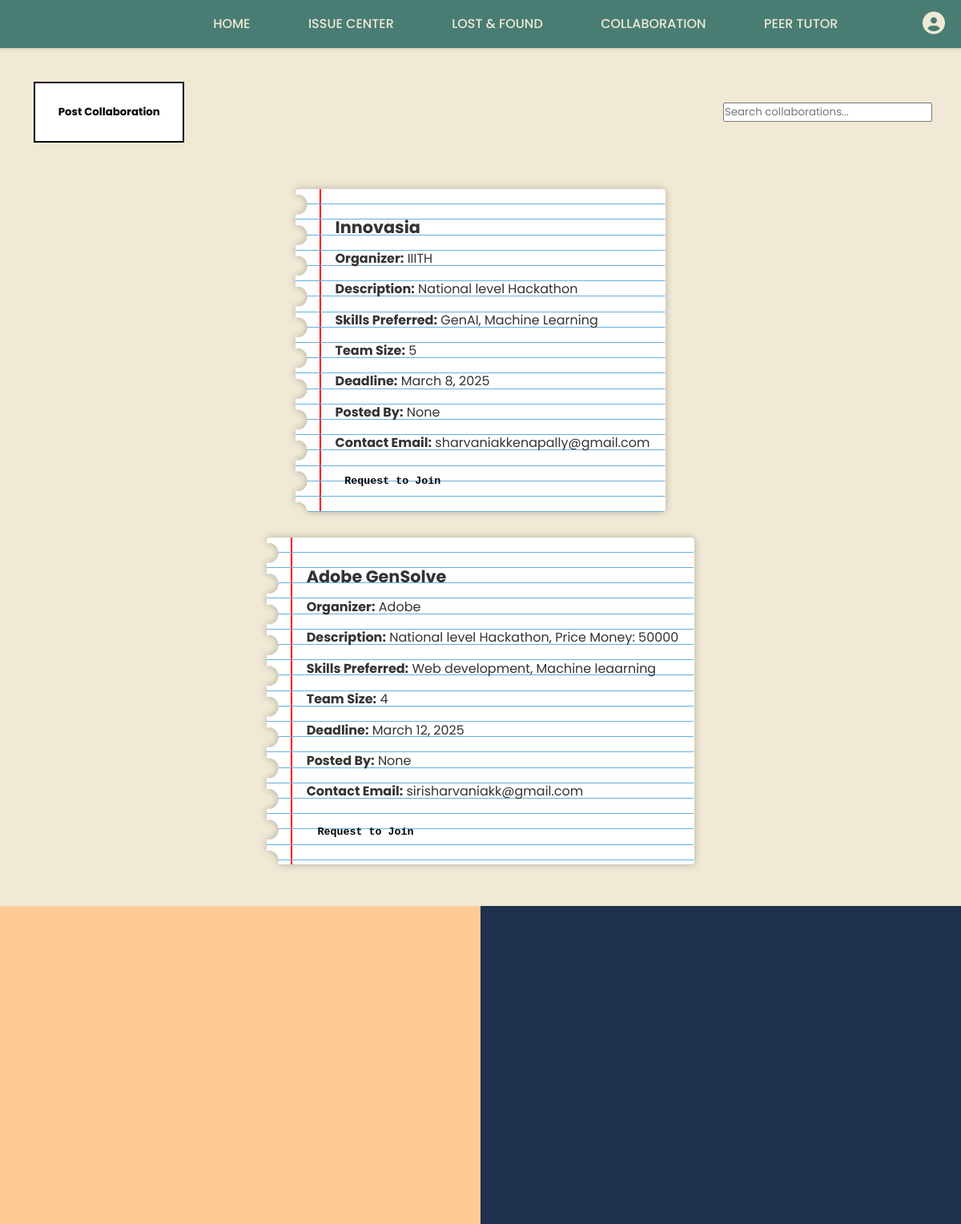
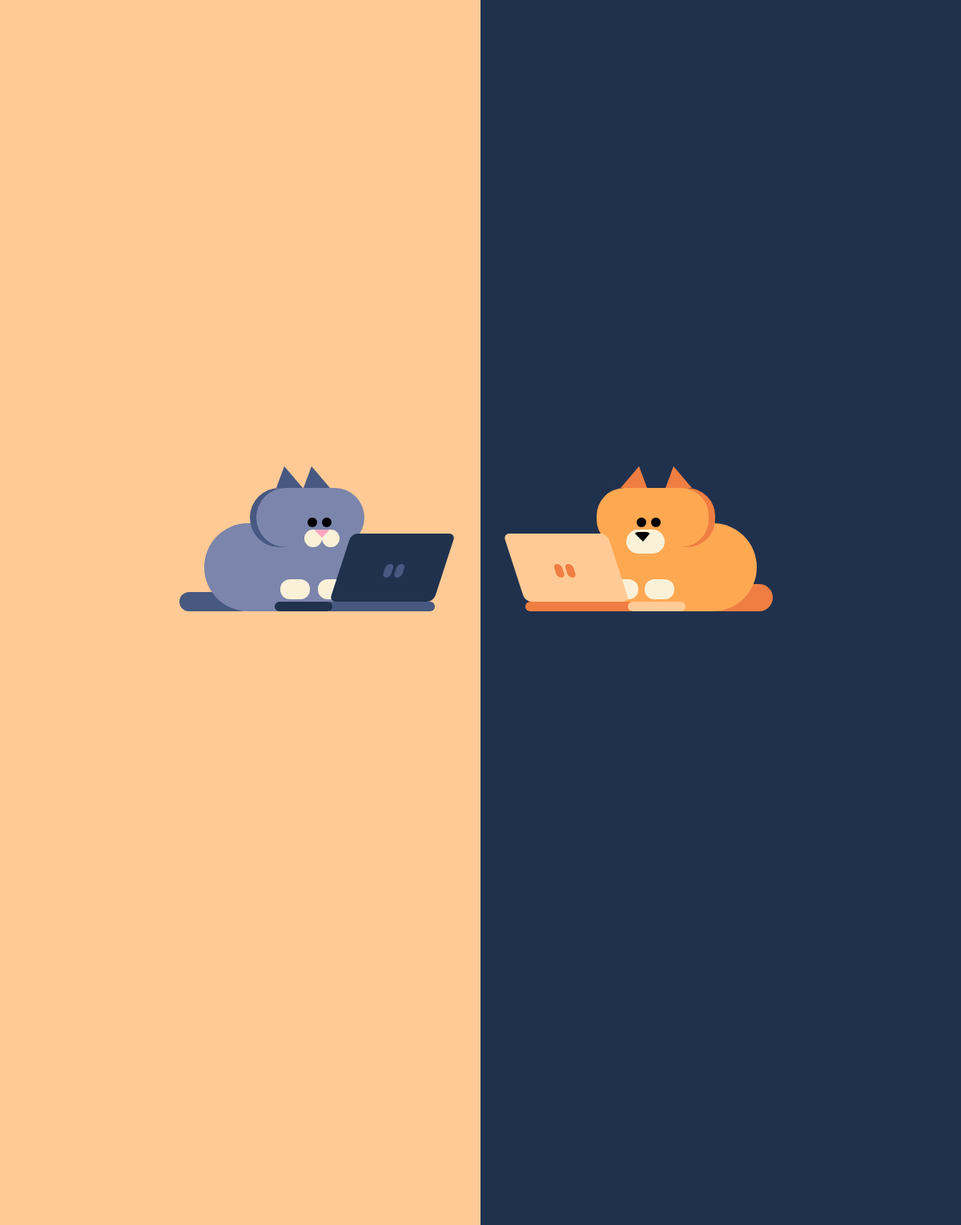
Screenshot of /collaboration/ with the database file from the repository (2 pictures, top to bottom).
### wordleapp/models.py (models this page shows, shortened)
class Collaborative(models.Model):
    event_name = models.CharField(max_length=255, blank=True, null=True)
    organizer = models.CharField(max_length=255, blank=True, null=True)  # Optional
    collaboration_descr = models.TextField(blank=True, null=True)
    skills_preferred = models.CharField(max_length=255, blank=True, null=True)
    team_size = models.IntegerField( blank=True, null=True)
    deadline = models.DateField( blank=True, null=True)
    posted_by = models.CharField(max_length=255, blank=True, null=True)  # Can store the user's name or email
    contact_email = models.EmailField(max_length=255, blank=True, null=True)
    created_at = models.DateTimeField(auto_now_add=True,blank=True, null=True)

### wordleapp/views.py (the view)
# urls.py: path('collaboration/', views.collaboration, name='collaboration'),
def collaboration(request):
    collabs_list = Collaborative.objects.all().order_by('-created_at')
    paginator = Paginator(collabs_list, 5)  # Show 5 collaborations per page
    page_number = request.GET.get('page')
    collabs = paginator.get_page(page_number)
    return render(request, 'wordleapp/collaboration.html', {'collabs': collabs})

### wordleapp/templates/wordleapp/collaboration.html (shortened to what this page needs)
<!DOCTYPE html>
<html lang="en">
  <head>
    {% load static %}
    <link rel="stylesheet" href="{% static 'wordleapp/collaboration.css' %}" />
    <link rel="stylesheet" href="https://cdnjs.cloudflare.com/ajax/libs/font-awesome/6.5.1/css/all.min.css">
  </head>
  <body style="background-color: #EFE9D5;">
    <nav class="navbar" style="margin-right: 20px;">
      <div class="nav-container" >
        <ul class="nav-menu" style="color: #EFE9D5; ">
          <li><a href="http://127.0.0.1:8000/home/" style="color: #EFE9D5; font-size: 16px;" >Home</a></li>
            <li><a href="http://127.0.0.1:8000/issuecentral/" style="color: #EFE9D5; font-size: 16px;">Issue Center</a></li>
            <li><a href="http://127.0.0.1:8000/lostandfound/" style="color: #EFE9D5; font-size: 16px;">Lost & Found</a></li>
            <li><a href="http://127.0.0.1:8000/collaboration/" style="color: #EFE9D5; font-size: 16px;">Collaboration</a></li>
            <li><a href="http://127.0.0.1:8000/peertutor/" style="color: #EFE9D5; font-size: 16px;">Peer Tutor</a></li>
        </ul>
        <div class="profile-icon" style="margin-right: 20px;">
          <i class="fa-solid fa-user-circle"></i>
        </div>
      </div>
    </nav>
    <div style="display:flex; flex-direction: row; justify-content: space-between; align-items: center; margin:3%; z-index: -1;">
      <a href="http://127.0.0.1:8000/collaborationform/">
        <button>
          <span aria-hidden="true">Post Issue</span>
          <span>Post Collaboration</span>
        </button>
      </a>
      <input type="text" id="searchBar" placeholder="Search collaborations..." onkeyup="filterCollaborations()">
    </div>
    <div class="main">
      {% for collab in collabs %}
        <ul class="cards">
          <li class="cards_item">
            <div class="card">
              <div class="card_content">
                <h2 class="card_title">{{ collab.event_name }}</h2>
                <p><strong>Organizer:</strong> {{ collab.organizer }}</p>
                <p><strong>Description:</strong> {{ collab.collaboration_descr }}</p>
                <p><strong>Skills Preferred:</strong> {{ collab.skills_preferred }}</p>
                <p><strong>Team Size:</strong> {{ collab.team_size }}</p>
                <p><strong>Deadline:</strong> {{ collab.deadline }}</p>
                <p><strong>Posted By:</strong> {{ collab.posted_by }}</p>
                <p><strong>Contact Email:</strong> {{ collab.contact_email }}</p>
                <button class="join-btn" onclick="openResumeForm(this)">Request to Join</button>
              </div>
            </div>
          </li>
        </ul>
      {% endfor %}
    </div>
  <div class="left">
      <div class="cat">
        <div class="ears1"></div>
        <div class="head1">
          <div class="eyes1"></div>
          <div class="nose1"></div>
        </div>
        <div class="body1">
          <div class="left-paw1"></div>
        </div>
        <div class="tail1"></div>
        <div class="PRlaptop">
          <div class="PRscreen"></div>
          <div class="PRkeyboard"></div>
        </div>
      </div>
    </div>
    <div class="right">
      <div class="dog">
        <div class="ears2"></div>
        <div class="head2">
          <div class="eyes2"></div>
          <div class="nose2"></div>
        </div>
        <div class="body2">
          <div class="right-paw2"></div>
        </div>
        <div class="tail2"></div>
        <div class="ORlaptop">
          <div class="ORscreen"></div>
          <div class="ORkeyboard"></div>
        </div>
      </div>
    </div>
  </body>
</html>

### wordleapp/static/wordleapp/collaboration.css (style rules this page uses)
body { font-family: 'lato', sans-serif; background-color: #EFE9D5; width: 100%; max-width: 100% }
* { margin: 0; padding: 0; box-sizing: border-box; justify-content: center; align-items: center; }
* { margin: 0; padding: 0; box-sizing: border-box; font-family: "Poppins", sans-serif; }
* { margin: 0; padding: 0; box-sizing: border-box; }
body { font-family: Arial, sans-serif; background-color: #EFE9D5; color: #333; }
.navbar { background-color: #497D74; color: #EFE9D5; position: sticky; top: 0; height: 60px; z-index: 100; }
.nav-container { display: flex; justify-content: space-between; align-items: center; color: #EFE9D5; margin-left: 20%; }
.nav-menu { display: flex; list-style: none; color: #EFE9D5; gap: 20px; }
.nav-menu li { margin: 0 15px; }
.nav-menu a { color: #EFE9D5; text-decoration: none; font-size: 16px; text-transform: uppercase; font-weight: bold; gap: 20px; transition: color 0.3s ease; }
.profile-icon i { font-size: 28px; color: #EFE9D5; cursor: pointer; }
.left { position: absolute; height: 70%; width: 50%; background: #FFCA95;; margin-top: 3%; }
.right { position: absolute; left: 50%; height: 70%; width: 50%; margin-top: 3%; background: #20314E; }
body { font-family: 'lato', sans-serif; background-color: #f4d8c5; width: 100%; max-width: 100% }
.navbar { z-index: 1; width: 100%; box-shadow: 0 1px 4px rgba(176, 164, 146, 0.508); }
.nav-container { display: flex; justify-content: space-between; align-items: center; height: 62px; }
.navbar .nav-container li { list-style: none; }
.navbar .nav-container a { text-decoration: none; color: #0e2431; font-weight: 500; font-size: 1.2rem; padding: 0.7rem; }
.nav-container { display: block; position: relative; height: 60px; }
:root { --bg-color-1: #ffffff; --bg-color-2: #d36608; --bg-color-3: #f6c8a8; --padding: 1rem 4rem; --font-family: monospace; --step: 0.5rem; }
button { --active: 0; color: rgb(0, 0, 0); border-radius: 4px; position: relative; cursor: pointer; font-family: var(--font-family); font-weight: bold; border: 0; background: transparent; padding: 0; margin: 3%; }
button span:first-of-type { padding: var(--padding); }
button span:not(:first-of-type) { position: absolute; }
[aria-hidden] { color: transparent; }
button span { inset: 0; display: grid; background: var(--bg); place-items: center; transition: 0.2s ease; border: 2px solid black; translate: calc((var(--active) * var(--coefficient, 0)) * (var(--step) * -1)) calc((var(--active) * var(--coefficient, 0)) * (var(--step) * -1)) ; }
span:nth-of-type(1) { --bg: var(--bg-color-3); }
span:nth-of-type(3) { --coefficient: 2; --bg: var(--bg-color-1); }
.main { max-width: 1200px; margin: 0 auto; }
.cards { display: grid; list-style: none; margin: 0; padding: 0; }
.cards_item { display: flex; padding: 1rem; }
.cards_item { filter:drop-shadow(0 0 5px rgba(0, 0, 0, 0.25)); }
.card { background-color: white; border-radius: 0.25rem; display: flex; flex-direction: column; overflow: hidden; padding-left: 30px; background: repeating-linear-gradient(#0000 0 calc(1.2rem - 1px),#66afe1 0 1.2rem) right bottom /100% 100%,linear-gradient(red 0 0) 30px 0/2px 100% #fff; background-repeat: no-repeat; line-height: 1.2rem; -webkit-mask:radial-gradient(circle .8rem at 2px 50%,#0000 98%,#000)0 0/100% 2.4rem; }
.card_content { padding: 1.2rem; }
h2.card_title,p { margin: 1.2rem 0; }
h2.card_title { font-size: 1.3em; }

### wordleapp/templates/wordleapp/collaboration.html (style rules this page uses)
* { margin: 0; padding: 0; box-sizing: border-box; }
body { font-family: Arial, sans-serif; background-color: #EFE9D5; color: #333; }
.navbar { background-color: #497D74; position: sticky; top: 0; height: 60px; z-index: 100; }
.nav-container { display: flex; justify-content: space-between; align-items: center; margin-left: 20%; }
.nav-menu { display: flex; list-style: none; }
.nav-menu li { margin: 0 15px; }
.nav-menu a { color: #EFE9D5; text-decoration: none; font-size: 16px; text-transform: uppercase; font-weight: bold; transition: color 0.3s ease; }
.profile-icon i { font-size: 28px; color: #EFE9D5; cursor: pointer; }

### rows the page displays
Collaborative: event_name "Innovasia", organizer "IIITH", collaboration_descr "National level Hackathon", skills_preferred "GenAI, Machine Learning", team_size "5", deadline "March 8, 2025", posted_by "None", contact_email "sharvaniakkenapally@gmail.com"
Collaborative: event_name "Adobe GenSolve", organizer "Adobe", collaboration_descr "National level Hackathon, Price Money: 50000", skills_preferred "Web development, Machine leaarning", team_size "4", deadline "March 12, 2025", posted_by "None", contact_email "sirisharvaniakk@gmail.com"
